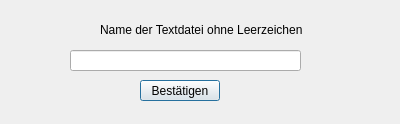
<?xml version="1.0" encoding="UTF-8"?>
<ui version="4.0">
 <class>UserInput</class>
 <widget class="QDialog" name="UserInput">
  <property name="geometry">
   <rect>
    <x>0</x>
    <y>0</y>
    <width>400</width>
    <height>124</height>
   </rect>
  </property>
  <property name="windowTitle">
   <string>Dialog</string>
  </property>
  <widget class="QLineEdit" name="lineEdit">
   <property name="geometry">
    <rect>
     <x>70</x>
     <y>50</y>
     <width>231</width>
     <height>21</height>
    </rect>
   </property>
  </widget>
  <widget class="QLabel" name="label">
   <property name="geometry">
    <rect>
     <x>100</x>
     <y>20</y>
     <width>241</width>
     <height>20</height>
    </rect>
   </property>
   <property name="text">
    <string>Name der Textdatei ohne Leerzeichen</string>
   </property>
  </widget>
  <widget class="QPushButton" name="pushButton">
   <property name="geometry">
    <rect>
     <x>140</x>
     <y>80</y>
     <width>80</width>
     <height>21</height>
    </rect>
   </property>
   <property name="text">
    <string>Bestätigen</string>
   </property>
  </widget>
 </widget>
 <resources/>
 <connections/>
</ui>
